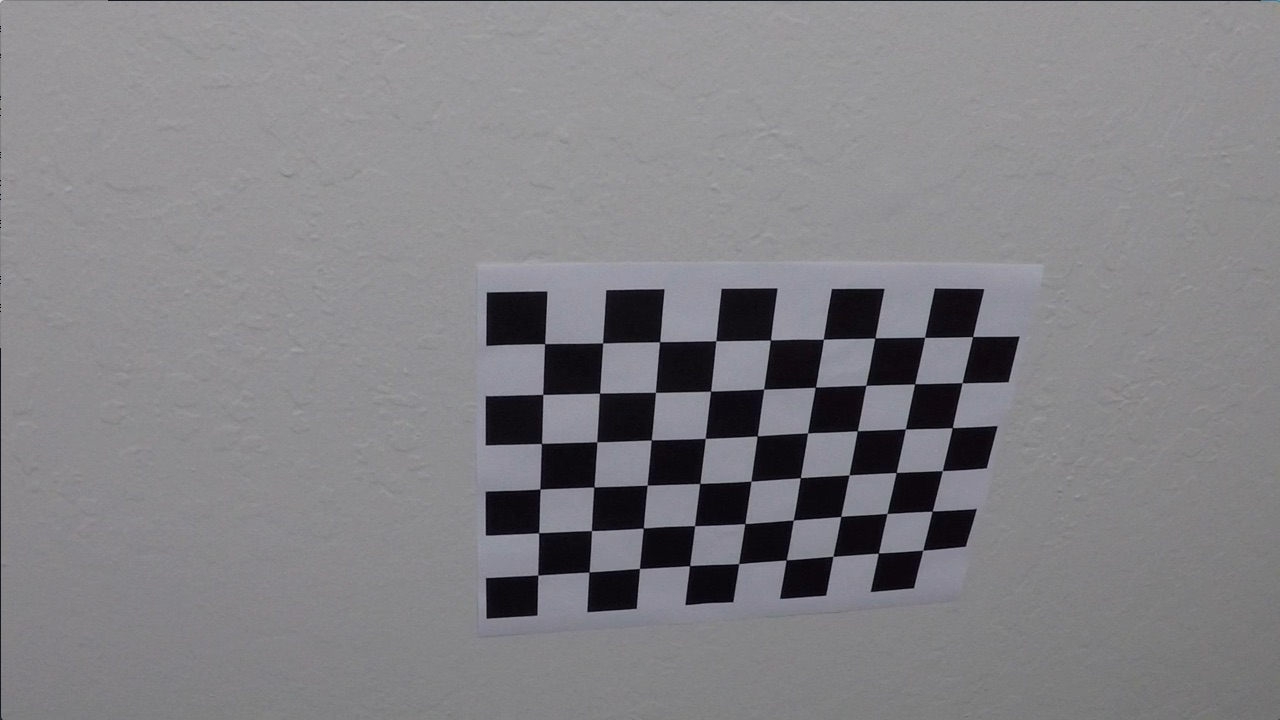
#> input picture camera_cal/calibration10.jpg, 1280 x 720 px; its folder holds only this picture in this run
$ jupyter execute --allow-errors 'Advanced_lane_detection(simpson).ipynb'   (shell and % lines are left out)   (older library calls are emulated)
#> lines starting #> are read from the running program, lines starting #| are printed output that depends on the picture; after the words box and inside, x2 and y2 are one past the last pixel; in counts of white or black regions, pixels touching at a corner belong together
## Advanced Lane Finding Project

The goals / steps of this project are the following:

* Compute the camera calibration matrix and distortion coefficients given a set of chessboard images.
* Apply a distortion correction to raw images.
* Use color transforms, gradients, etc., to create a thresholded binary image.
* Apply a perspective transform to rectify binary image ("birds-eye view").
* Detect lane pixels and fit to find the lane boundary.
* Determine the curvature of the lane and vehicle position with respect to center.
* Warp the detected lane boundaries back onto the original image.
* Output visual display of the lane boundaries and numerical estimation of lane curvature and vehicle position.

---
## First, I'll compute the camera calibration using chessboard images

## Compute the camera calibration matrix and distortion coefficients

## Import Necessary Modules

[cell 1]
import numpy as np
import cv2
import glob
import matplotlib.pyplot as plt
import matplotlib.image as mpimg

## Compute the camera calibration matrix and distortion coefficients

[cell 2]
images = glob.glob('../camera_cal/calibration*.jpg')

# Make a list of calibration images

#zero 함수를 이용해서
objp = np.zeros((6*9,3), np.float32)
objp[:,:2] = np.mgrid[0:9,0:6].T.reshape(-1,2)

# Arrays to store object points and image points from all the images.
objpoints = [] # 3d points in real world space
imgpoints = [] # 2d points in image plane.

for fname in images:
    img = cv2.imread(fname)
#> img is the input picture: shape (720, 1280, 3); mean B, G, R 133.1, 129.4, 130.2

    # Convert to grayscale
    gray = cv2.cvtColor(img, cv2.COLOR_BGR2GRAY)

    # Find the chessboard corners
    ret, corners = cv2.findChessboardCorners(gray, (9, 6), None)
#> ret = True; corners = 54 rows, first 8: [545.3, 343.1], [602.7, 342.8], [660.1, 341.3], [715.8, 340.7], [770.6, 340], [823.5, 339.2], [874.3, 338.5], [925.1, 337.4]
    #ret에는 성공 유무(True/False), corners에는 코너의 좌표
    # If found, draw corners

    if ret == True:
        # Draw and display the corners
        objpoints.append(objp)
        imgpoints.append(corners)

        cv2.drawChessboardCorners(img, (9, 6), corners, ret)
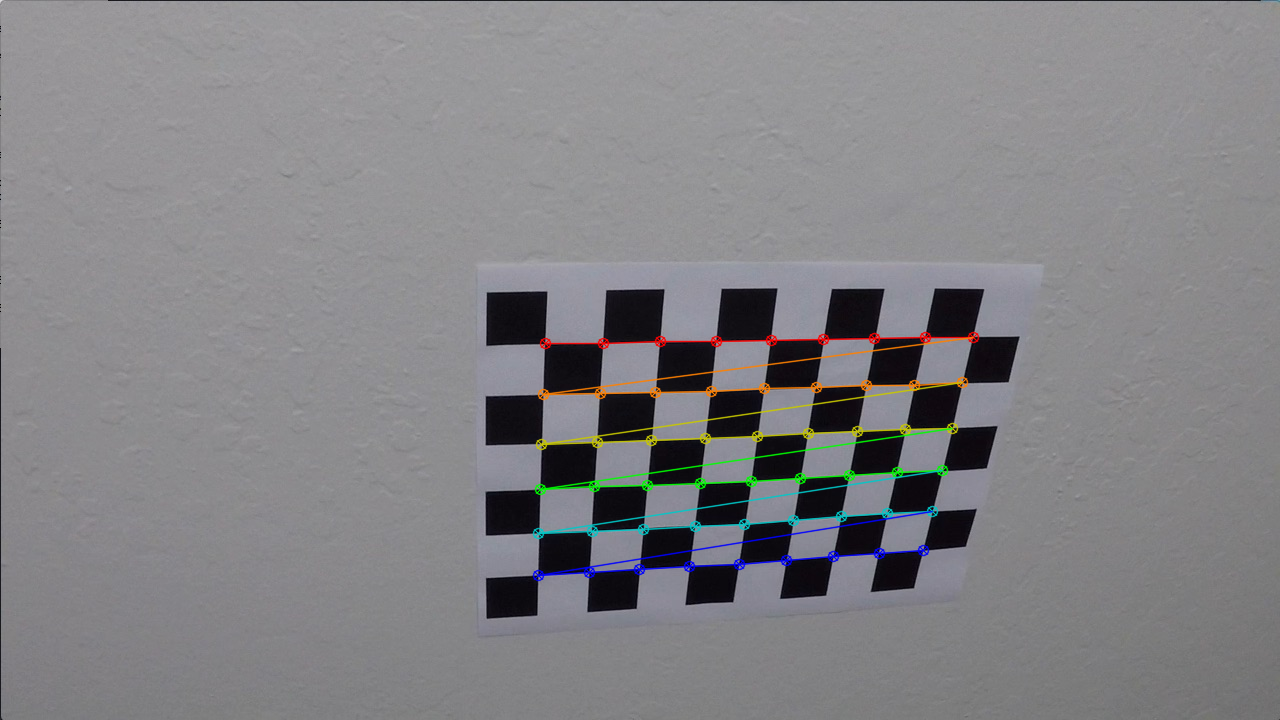
#> img: shape (720, 1280, 3); 1.91% of pixels changed, all inside (x1, y1, x2, y2) = (532, 331, 980, 582)
        plt.imshow(img)

## Apply a distortion correction(Test)

[cell 3]
#define function undistorting picture
def cal_undistort(img, objpoints, imgpoints):
    # Use cv2.calibrateCamera() and cv2.undistort()
    ret, mtx, dist, rvecs, tvecs = cv2.calibrateCamera(objpoints, imgpoints, gray.shape[::-1],None,None)
#> ret = 0.68; mtx = [[1143.7, 0, 681.7], [0, 1109.2, 367.7], [0, 0, 1]]; dist = [[-0.515, 2.99, -0.00876, 0.00937, 1.41]]; rvecs = ([0.451, -0.252, 0.0361],); tvecs = ([-2.31, -0.422, 19.12],)
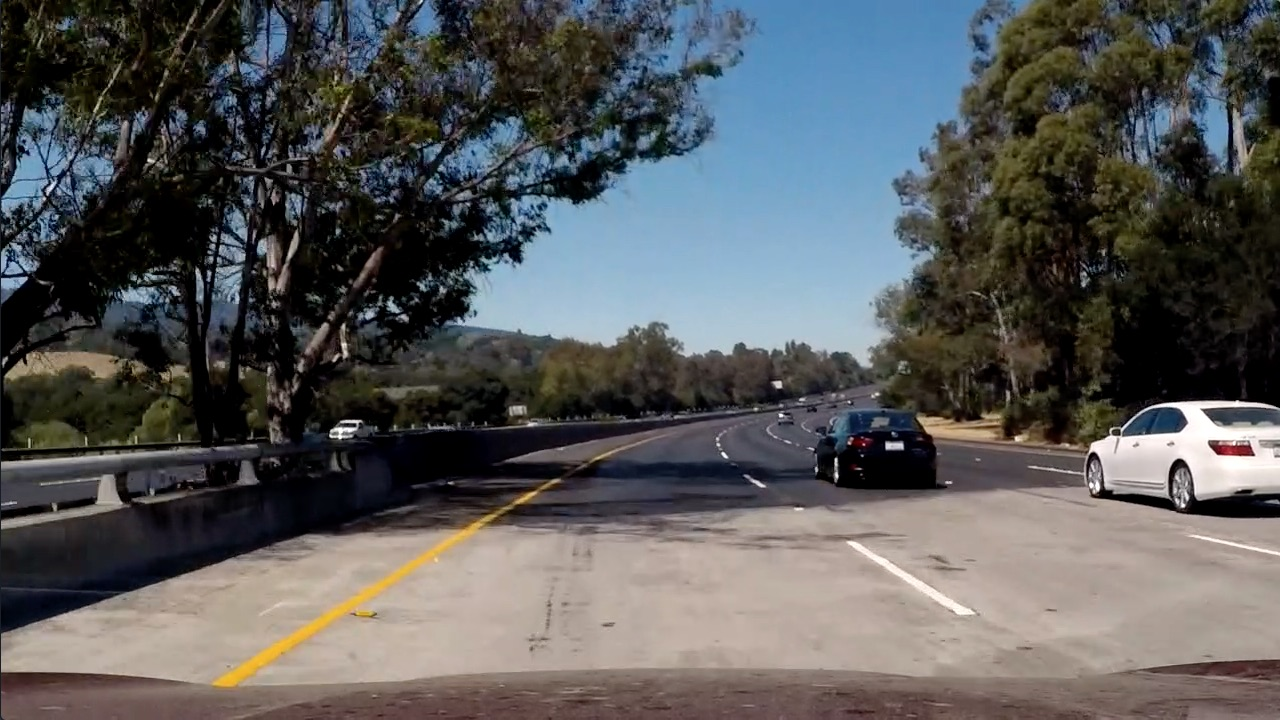
#> input picture test_images/test5.jpg, 1280 x 720 px
#> further down, img is the input picture: shape (720, 1280, 3); mean B, G, R 89.8, 89.3, 88.5
    dst = cv2.undistort(img, mtx, dist,None, mtx)
    return dst

[cell 4]
img = cv2.imread('../camera_cal/calibration1.jpg')

#> (the rest of this cell did not finish here and is left out)

## Thresholded binary image

## (1) color transforms and gradients

[cell 5]
def binary(img, s_thresh=(170, 255), sx_thresh=(20, 100)):
    """Applies a Gaussian Noise kernel"""
#> called with s_thresh = (170, 255), sx_thresh = (30, 100)
    blur=cv2.GaussianBlur(img, (5, 5), 0)


    # Convert to HLS color space and separate the V channel
    hls = cv2.cvtColor(blur, cv2.COLOR_RGB2HLS)
#> hls: shape (720, 1280, 3); mean of channels 0, 1, 2 66.5, 79.8, 54
    l_channel = hls[:,:,1]
    s_channel = hls[:,:,2]

    # Sobel x
    sobelx = cv2.Sobel(l_channel, cv2.CV_64F, 1, 0) # Take the derivative in x
    abs_sobelx = np.absolute(sobelx) # Absolute x derivative to accentuate lines away from horizontal
    scaled_sobel = np.uint8(255*abs_sobelx/np.max(abs_sobelx))

    # Threshold x gradient
    sxbinary = np.zeros_like(scaled_sobel)
    sxbinary[(scaled_sobel >= sx_thresh[0]) & (scaled_sobel <= sx_thresh[1])] = 1

    # Threshold color channel
    s_binary = np.zeros_like(s_channel)
    s_binary[(s_channel >= s_thresh[0]) & (s_channel <= s_thresh[1])] = 1

    # Stack each channel
    color_binary = np.dstack(( np.zeros_like(sxbinary),s_binary,sxbinary)) * 255

    # Combine the two binary thresholds
    combined_binary = np.zeros_like(sxbinary)
    combined_binary[(s_binary == 1) | (sxbinary == 1)] = 1

    return combined_binary

## (2) Applies an image mask

[cell 6]
def region_of_interest(img):
    """
    Applies an image mask.

    Only keeps the region of the image defined by the polygon
    formed from `vertices`. The rest of the image is set to black.
    `vertices` should be a numpy array of integer points.
    """
    vertices = np.array([[(170,imshape[0]),(imshape[1]/2 - 80, 470),
                          (imshape[1]/2 + 80, 450), (imshape[1] - 100,imshape[0])]], dtype=np.int32)

    #defining a blank mask to start with
    mask = np.zeros_like(img)

    #defining a 3 channel or 1 channel color to fill the mask with depending on the input image
    if len(img.shape) > 2:
        channel_count = img.shape[2]  # i.e. 3 or 4 depending on your image
        ignore_mask_color = (255,) * channel_count
        #print(ignore_mask_color)
    else:
        ignore_mask_color = 255


    #filling pixels inside the polygon defined by "vertices" with the fill color
    cv2.fillPoly(mask, vertices, ignore_mask_color)

    #returning the image only where mask pixels are nonzero
    masked_image = cv2.bitwise_and(img, mask)
    return masked_image

[cell 7]
img=cv2.imread('../test_images/test5.jpg')
undistorted = cal_undistort(img, objpoints, imgpoints)
binary_img= binary(undistorted, s_thresh=(170, 255), sx_thresh=(30, 100))
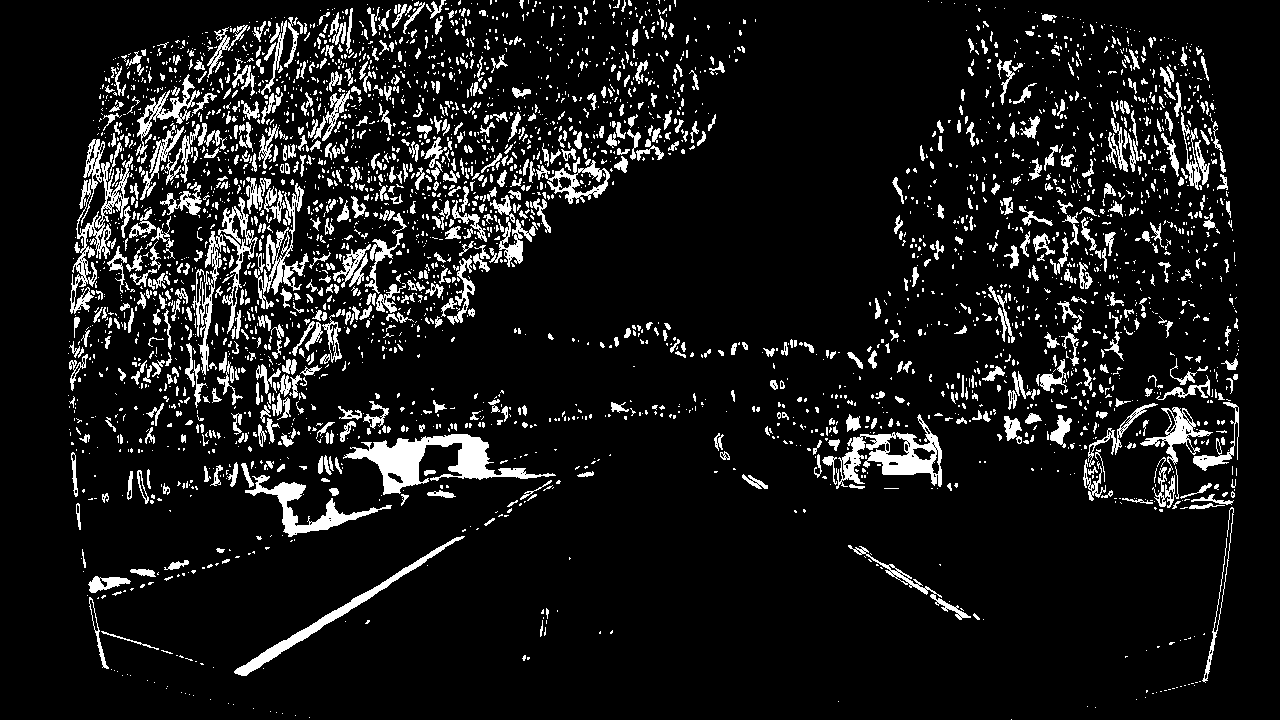
#> binary_img: shape (720, 1280); values 0 (black) and 1 (white), 10.1% white; 3568 white regions (2754 under 20 px), largest, box (x1, y1, x2, y2) and area: (343, 434, 556, 495) 4307, (836, 414, 942, 489) 2790, (70, 139, 133, 314) 2709
imshape = img.shape
masked_img=region_of_interest(binary_img)

f, (ax1, ax2) = plt.subplots(1, 2, figsize=(24, 9))
f.tight_layout()
ax1.imshow(img)
ax1.set_title('Original Image', fontsize=50)
ax2.imshow(masked_img)
ax2.set_title('Binary Image', fontsize=50)
plt.subplots_adjust(left=0., right=1, top=0.9, bottom=0.)

## Perspective transform(Histogram)

[cell 8]
def Perspective_transform(img):

    img_size = (img.shape[1],img.shape[0])
    src = np.float32([[685  ,451 ],[1100, 720],[ 220 , 720 ],[ 595 , 451]])
    offset = 300
    #dstr = np.float32([ [img_size[0]-offset, offset], [img_size[0]-offset, img_size[1]-offset], [offset, img_size[1]-offset],[offset, offset]])
    #dst = np.float32([[1100  ,0 ],[1100 , 720],[ 220 , 720 ],[ 220 , 0]])
    dstr = np.float32([[img_size[0]-offset, 0],[img_size[0]-offset, img_size[1]],[offset, img_size[1]],[offset, 0]])
    M = cv2.getPerspectiveTransform(src, dstr)
    return cv2.warpPerspective(img, M, img_size, flags=cv2.INTER_LINEAR)
#> returned value: shape (720, 1280); values 0 (black) and 1 (white), 1.9% white; 53 white regions (27 under 20 px), largest, box (x1, y1, x2, y2) and area: (1128, 13, 1265, 175) 5016, (1030, 340, 1104, 442) 3799, (363, 313, 433, 365) 2171
warped = Perspective_transform(masked_img)

f, (ax1, ax2) = plt.subplots(1, 2, figsize=(24, 9))
f.tight_layout()
ax1.imshow(masked_img)
ax1.set_title('Original Image', fontsize=50)
ax2.imshow(warped)
ax2.set_title('Warped Image', fontsize=50)
plt.subplots_adjust(left=0., right=1, top=0.9, bottom=0.)

## Histogram (option)

[cell 9]
def hist(img):
    # TO-DO: Grab only the bottom half of the image
    # Lane lines are likely to be mostly vertical nearest to the car
    # TO-DO: Sum across image pixels vertically - make sure to set `axis`
    # i.e. the highest areas of vertical lines should be larger value
    return np.sum(img[img.shape[0]//2:,:], axis=0)
#x축에 존재하는 모든 픽셀을 눌러주는 함수.

[cell 10]
# Create histogram of image binary activations
histogram = hist(warped)
#> histogram = 1280 values, max 142 at index 265, min 0 at index 0, mean 7.32
# Visualize the resulting histogram
plt.plot(histogram)
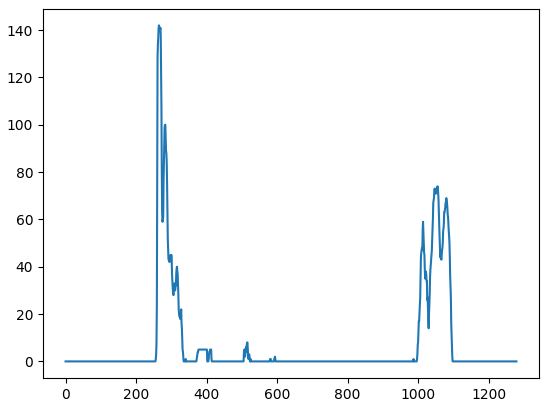
#> figure drawn by matplotlib, 1 panel; curve peaks at x = 265, y = 142

## Detect lane pixels and fit to find the lane boundary.

[cell 11]
def find_lane_pixels(binary_warped):
    # Take a histogram of the bottom half of the image
    histogram = np.sum(binary_warped[binary_warped.shape[0]//2:,:], axis=0)
    # Create an output image to draw on and visualize the result
    out_img = np.dstack((binary_warped, binary_warped, binary_warped))
    # Find the peak of the left and right halves of the histogram
    # These will be the starting point for the left and right lines
    midpoint = np.int(histogram.shape[0]//2)
    leftx_base = np.argmax(histogram[:midpoint])
#> leftx_base = 265
    rightx_base = np.argmax(histogram[midpoint:]) + midpoint
#> rightx_base = 1055

    # HYPERPARAMETERS
    # Choose the number of sliding windows
    nwindows = 9
    # Set the width of the windows +/- margin
    margin = 100
    # Set minimum number of pixels found to recenter window
    minpix = 50

    # Set height of windows - based on nwindows above and image shape
    window_height = np.int(binary_warped.shape[0]//nwindows)
    # Identify the x and y positions of all nonzero pixels in the image
    nonzero = binary_warped.nonzero()
#> nonzero = 17908 positions, rows 13 to 718, columns 254 to 1264
    nonzeroy = np.array(nonzero[0])
#> nonzeroy = 17908 values from 13 to 718
    nonzerox = np.array(nonzero[1])
#> nonzerox = 17908 values, max 1264 at index 15, min 254 at index 6747, mean 790.4
    # Current positions to be updated later for each window in nwindows
    leftx_current = leftx_base
#> leftx_current = 265
    rightx_current = rightx_base
#> rightx_current = 1055

    # Create empty lists to receive left and right lane pixel indices
    left_lane_inds = []
    right_lane_inds = []

    # Step through the windows one by one
    for window in range(nwindows):
        # Identify window boundaries in x and y (and right and left)
				# window 변수에서 높이 조절
        win_y_low = binary_warped.shape[0] - (window+1)*window_height
        win_y_high = binary_warped.shape[0] - window*window_height
				#currnet와 margin 이용해서, 좌우 위치 조절
        win_xleft_low = leftx_current - margin
        win_xleft_high = leftx_current + margin
        win_xright_low = rightx_current - margin
        win_xright_high = rightx_current + margin


        # Identify the nonzero pixels in x and y within the window #
				# 사각형 내부에 있는 흰 pixel
        good_left_inds = ((nonzeroy >= win_y_low) & (nonzeroy < win_y_high) &
        (nonzerox >= win_xleft_low) &  (nonzerox < win_xleft_high)).nonzero()[0]
        good_right_inds = ((nonzeroy >= win_y_low) & (nonzeroy < win_y_high) &
        (nonzerox >= win_xright_low) &  (nonzerox < win_xright_high)).nonzero()[0]
        # nonzero()뒤에 [0] 가 무슨 의미인지 알기 ㅁ

        # Append these indices to the lists
				#각각의 window 내에 있는 pixel의 index들을 left와 right 각각 하나의 리스트에 추가
        left_lane_inds.append(good_left_inds)
        right_lane_inds.append(good_right_inds)

        # If you found > minpix pixels, recenter next window on their mean position
				#윈도우 내부의 픽셀의 수가 minpix 이상이 되면 current의 위치를 변경*******
        if len(good_left_inds) > minpix:
            leftx_current = np.int(np.mean(nonzerox[good_left_inds]))
        if len(good_right_inds) > minpix:
            rightx_current = np.int(np.mean(nonzerox[good_right_inds]))
#> this loop made 9 passes
#> (win_xleft_low, win_xleft_high, win_xright_low, win_xright_high, leftx_current, rightx_current) on passes 1 to 6: (165, 365, 955, 1155, 265, 1012), (165, 365, 912, 1112, 268, 1018), (168, 368, 918, 1118, 284, 1038), (184, 384, 938, 1138, 292, 1058), (192, 392, 958, 1158, 342, 1063), (242, 442, 963, 1163, 350, 1045)
#> after the loop, left_lane_inds = 9 items; right_lane_inds = 9 items

    # Concatenate the arrays of indices (previously was a list of lists of pixels)
		# 앞에서, 각 윈도우를 돌면서 만들어진 lane_inds를 연결해줌.
    try:
        left_lane_inds = np.concatenate(left_lane_inds)
#> left_lane_inds = 5878 values, max 17907 at index 689, min 5016 at index 5405, mean 12499.9
        right_lane_inds = np.concatenate(right_lane_inds)
#> right_lane_inds = 10225 values, max 17906 at index 598, min 0 at index 8535, mean 7227.1
    except ValueError:
        # Avoids an error if the above is not implemented fully
        pass

    # Extract left and right line pixel positions
		# nonzero는 모든 흰색 픽셀들의 position을 담아준 리스트
		# nonezerox와 nonzeroy는 position의 x y 값을 구분
		# lane_inds들은 윈도우를 돌면서 각각의 윈도우에 존재하는 라인의 인덱스를 담은 리스트
		# 순서도 고려되어 있음.
		# 리스트들을(position과 index) 융합해서, 왼쪽차선과 오른쪽 차선의 position을 구분한
		# 네개의 리스트를 도출

    global leftx
    global lefty
    global rightx
    global righty
    leftx = nonzerox[left_lane_inds]
#> leftx = 5878 values, max 417 at index 5877, min 254 at index 4322, mean 300
    lefty = nonzeroy[left_lane_inds]
#> lefty = 5878 values, max 718 at index 689, min 270 at index 5405, mean 471.4
    rightx = nonzerox[right_lane_inds]
#> rightx = 10225 values, max 1264 at index 8550, min 962 at index 3104, mean 1116.5
    righty = nonzeroy[right_lane_inds]
#> righty = 10225 values, max 716 at index 598, min 13 at index 8535, mean 280.9

    return leftx, lefty, rightx, righty, out_img

def fit_polynomial_viz(binary_warped):
    # Find our lane pixels first
    leftx, lefty, rightx, righty, out_img = find_lane_pixels(binary_warped)


    # Fit a second order polynomial to each using `np.polyfit`
    left_fit = np.polyfit(lefty, leftx, 2)
#> left_fit = [0.000725, -0.95, 576.9]
    right_fit = np.polyfit(righty, rightx, 2)
#> right_fit = [0.000551, -0.723, 1256.3]

    ym_per_pix = 30/720 # meters per pixel in y dimension
    xm_per_pix = 3.7/700 # meters per pixel in x dimension
    global left_fit_cr
    global right_fit_cr
    left_fit_cr = np.polyfit(lefty*ym_per_pix, leftx*xm_per_pix, 2)
#> left_fit_cr = [0.00221, -0.121, 3.05]
    right_fit_cr = np.polyfit(righty*ym_per_pix, rightx*xm_per_pix, 2)
#> right_fit_cr = [0.00168, -0.0918, 6.64]

    # Generate x and y values for plotting
    ploty = np.linspace(0, binary_warped.shape[0]-1, binary_warped.shape[0] )
    try:
        left_fitx = left_fit[0]*ploty**2 + left_fit[1]*ploty + left_fit[2]
#> left_fitx = 720 values, max 576.9 at index 0, min 265.7 at index 655, mean 360.4
        right_fitx = right_fit[0]*ploty**2 + right_fit[1]*ploty + right_fit[2]
#> right_fitx = 720 values, max 1256.3 at index 0, min 1019.1 at index 656, mean 1091.4
    except TypeError:
        # Avoids an error if `left` and `right_fit` are still none or incorrect
        print('The function failed to fit a line!')
        left_fitx = 1*ploty**2 + 1*ploty
        right_fitx = 1*ploty**2 + 1*ploty

    ## Visualization ##
    # Colors in the left and right lane regions
    out_img[lefty, leftx] = [255, 0, 0]
    out_img[righty, rightx] = [0, 0, 255]

    # Plots the left and right polynomials on the lane lines
    plt.plot(left_fitx, ploty, color='yellow')
    plt.plot(right_fitx, ploty, color='yellow')
    global window_sliding
    window_sliding = True

    return  left_fit,right_fit, out_img
# [35 lines left out: function fit_polynomial, not called in this run]

[cell 12]
left_fit,right_fit, out_img = fit_polynomial_viz(warped)
#> left_fit = [0.000725, -0.95, 576.9]; right_fit = [0.000551, -0.723, 1256.3]
#print(left_fit)

plt.imshow(out_img)
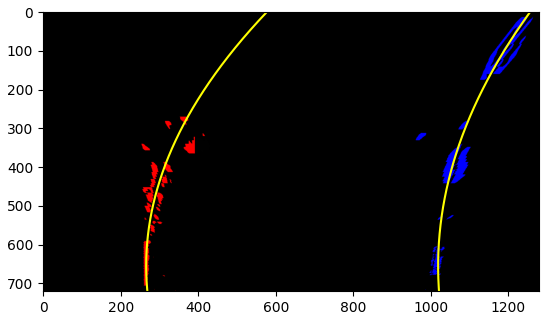
#> figure drawn by matplotlib, 1 panel
#> (the rest of the program and of its run is left out)
